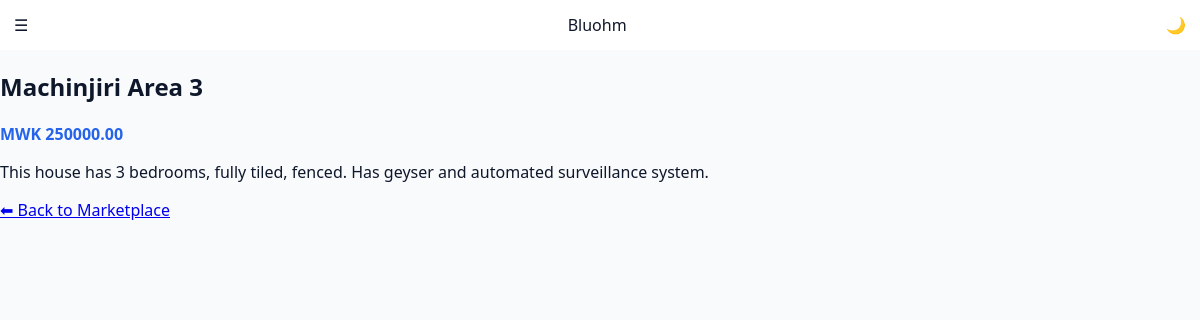
Screenshot of /properties/2/ with the database file from the repository.
### properties/models.py (models this page shows, shortened)
class Property(models.Model):
    landlord = models.ForeignKey(User, on_delete=models.CASCADE)
    title = models.CharField(max_length=200)
    description = models.TextField()
    price = models.DecimalField(max_digits=12, decimal_places=2)
    image = models.ImageField(upload_to='property_images/')
    created_at = models.DateTimeField(auto_now_add=True)

### properties/views.py (the view)
# urls.py: path('<int:id>/', PropertyDetailView.as_view(), name='property_detail'),
class PropertyDetailView(View):
    def get(self, request, id):
        property_obj = get_object_or_404(Property, id=id)
        return render(request, 'properties/detail.html', {'property': property_obj})

### templates/properties/detail.html (shortened to what this page needs)
{% extends 'base.html' %}
{% block content %}
<h2>{{ property.title }}</h2>
<p class="price">MWK {{ property.price }}</p>
<p>{{ property.description }}</p>
<a href="{% url 'properties:marketplace' %}">⬅ Back to Marketplace</a>
{% endblock %}

### properties/static/properties/css/app.css (style rules this page uses)
:root { --bg:#f8fafc; --card:#fff; --text:#0f172a; --muted:#64748b; --primary:#2563eb; }
body { margin:0; font-family:system-ui; background:var(--bg); color:var(--text); }
.price { color:var(--primary); font-weight:bold; }

### rows the page displays
Property: title "Machinjiri Area 3", price "250000.00", description "This house has 3 bedrooms, fully tiled, fenced. Has geyser and automated surveillance system."
